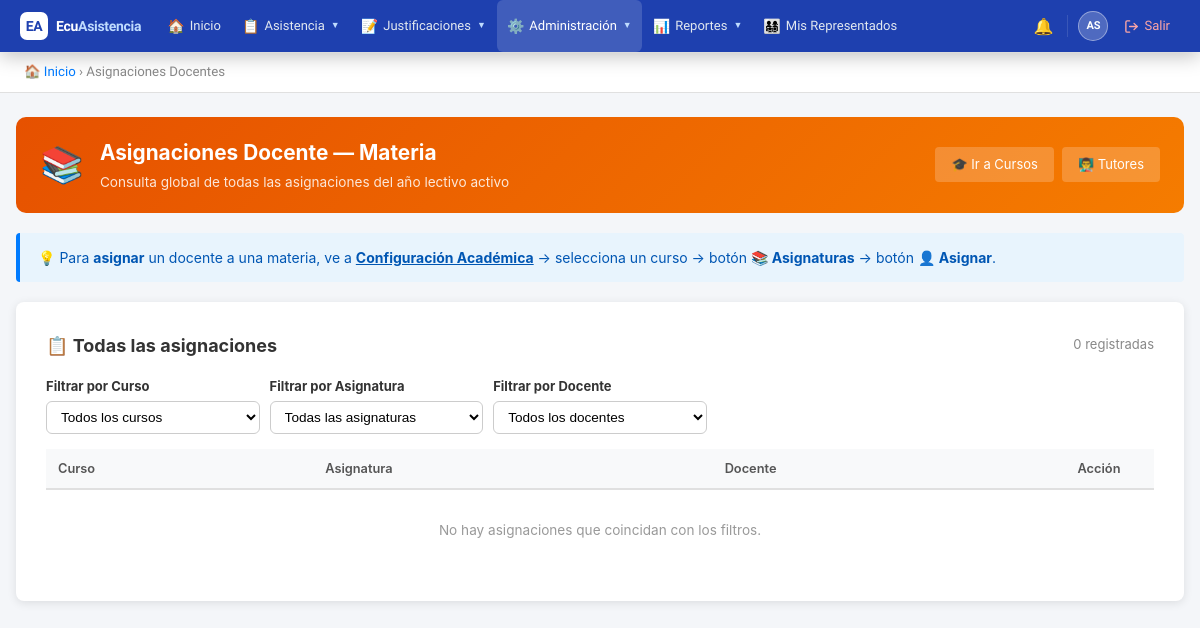
Before: /public/?action=assignments (signed in) with the older database file.
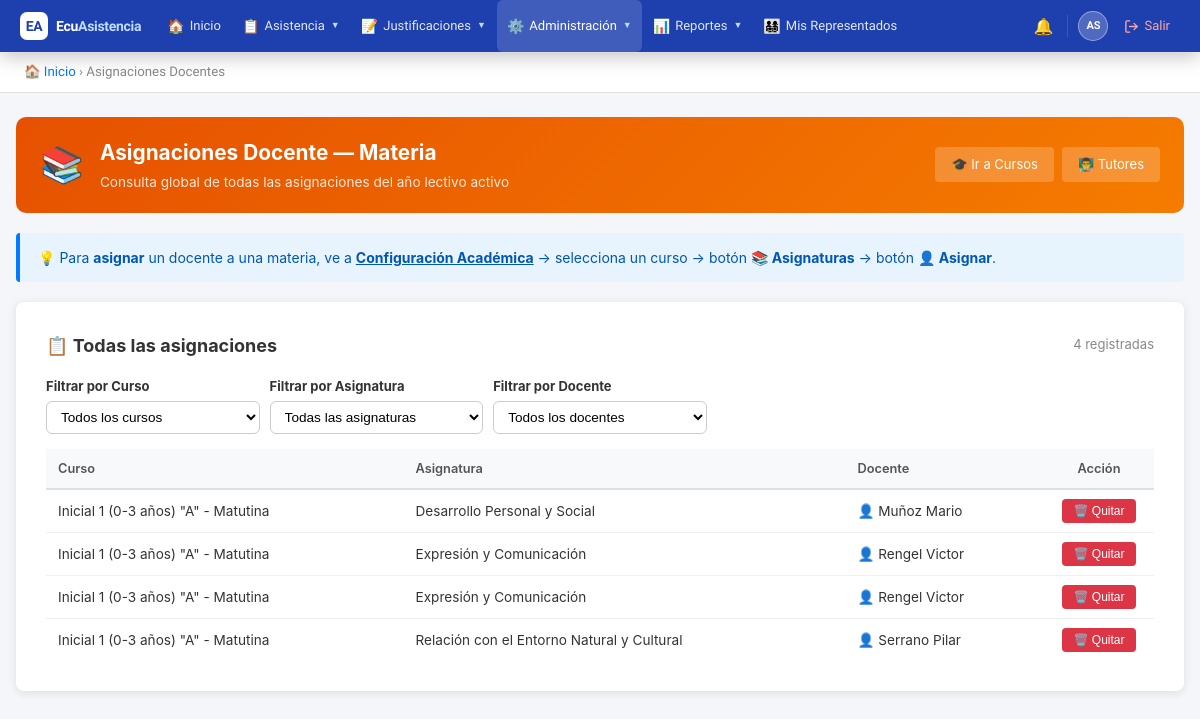
After: the same page with the newer database file.
### tables this page shows
CREATE TABLE `teacher_assignments` (
  `id` int(11) NOT NULL AUTO_INCREMENT,
  `teacher_id` int(11) NOT NULL,
  `course_id` int(11) NOT NULL,
  `subject_id` int(11) NOT NULL,
  `school_year_id` int(11) NOT NULL,
  `is_tutor` tinyint(1) DEFAULT 0,
  `created_at` timestamp NOT NULL DEFAULT current_timestamp(),
  PRIMARY KEY (`id`),
  KEY `teacher_id` (`teacher_id`),
  KEY `course_id` (`course_id`),
  KEY `subject_id` (`subject_id`),
  KEY `school_year_id` (`school_year_id`),
  CONSTRAINT `teacher_assignments_ibfk_1` FOREIGN KEY (`teacher_id`) REFERENCES `users` (`id`),
  CONSTRAINT `teacher_assignments_ibfk_2` FOREIGN KEY (`course_id`) REFERENCES `courses` (`id`),
  CONSTRAINT `teacher_assignments_ibfk_3` FOREIGN KEY (`subject_id`) REFERENCES `subjects` (`id`),
  CONSTRAINT `teacher_assignments_ibfk_4` FOREIGN KEY (`school_year_id`) REFERENCES `school_years` (`id`)
);

CREATE TABLE `courses` (
  `id` int(11) NOT NULL AUTO_INCREMENT,
  `institution_id` int(11) NOT NULL,
  `school_year_id` int(11) NOT NULL,
  `name` varchar(100) NOT NULL,
  `grade_level` varchar(50) DEFAULT NULL,
  `parallel` varchar(10) DEFAULT NULL,
  `shift_id` int(11) NOT NULL,
  `created_at` timestamp NOT NULL DEFAULT current_timestamp(),
  `updated_at` timestamp NOT NULL DEFAULT current_timestamp() ON UPDATE current_timestamp(),
  PRIMARY KEY (`id`),
  KEY `institution_id` (`institution_id`),
  KEY `school_year_id` (`school_year_id`),
  KEY `shift_id` (`shift_id`),
  CONSTRAINT `courses_ibfk_1` FOREIGN KEY (`institution_id`) REFERENCES `institutions` (`id`),
  CONSTRAINT `courses_ibfk_2` FOREIGN KEY (`school_year_id`) REFERENCES `school_years` (`id`),
  CONSTRAINT `courses_ibfk_3` FOREIGN KEY (`shift_id`) REFERENCES `shifts` (`id`)
);

CREATE TABLE `subjects` (
  `id` int(11) NOT NULL AUTO_INCREMENT,
  `institution_id` int(11) NOT NULL,
  `name` varchar(100) NOT NULL,
  `code` varchar(20) DEFAULT NULL,
  `created_at` timestamp NOT NULL DEFAULT current_timestamp(),
  `updated_at` timestamp NOT NULL DEFAULT current_timestamp() ON UPDATE current_timestamp(),
  PRIMARY KEY (`id`),
  KEY `institution_id` (`institution_id`),
  CONSTRAINT `subjects_ibfk_1` FOREIGN KEY (`institution_id`) REFERENCES `institutions` (`id`)
);

### controllers/AssignmentController.php (called while the page is built, shortened)
<?php
require_once BASE_PATH . '/models/TeacherAssignment.php';
class AssignmentController {
    private $assignmentModel;
    public function __construct() {
        $db = new Database();
        $this->assignmentModel = new TeacherAssignment($db);
    }
    public function index() {
        $assignments = $this->assignmentModel->getAll();
        include BASE_PATH . '/views/assignments/index.php';
    }
}

### config/database.php (called while the page is built)
<?php
class Database {
    private $host = 'localhost';
    private $db = 'ecuasistencia2026';
    private $user = 'root';
    private $pass = '';
    private $charset = 'utf8mb4';
    private $pdo;
    public function connect() {
        if ($this->pdo === null) {
            $dsn = "mysql:host={$this->host};dbname={$this->db};charset={$this->charset}";
            $options = [
                PDO::ATTR_ERRMODE => PDO::ERRMODE_EXCEPTION,
                PDO::ATTR_DEFAULT_FETCH_MODE => PDO::FETCH_ASSOC,
                PDO::ATTR_EMULATE_PREPARES => false,
            ];
            try {
                $this->pdo = new PDO($dsn, $this->user, $this->pass, $options);
            } catch (PDOException $e) {
                die('Error de conexión: ' . $e->getMessage());
            }
        }
        return $this->pdo;
    }
}

### models/TeacherAssignment.php (called while the page is built, shortened)
<?php
class TeacherAssignment {
    private $db;
    public function __construct($database) {
        $this->db = $database->connect();
    }
    public function getAll() {
        $sql = "SELECT ta.*,
                CONCAT(u.last_name, ' ', u.first_name) as teacher_name,
                c.name as course_name,
                s.name as subject_name,
                sy.name as year_name
                FROM teacher_assignments ta
                INNER JOIN users u ON ta.teacher_id = u.id
                INNER JOIN courses c ON ta.course_id = c.id
                INNER JOIN subjects s ON ta.subject_id = s.id
                INNER JOIN school_years sy ON ta.school_year_id = sy.id
                ORDER BY c.name, s.name";
        $stmt = $this->db->query($sql);
        return $stmt->fetchAll();
    }
}

### views/assignments/index.php (the view, shortened to what the changed rows need)
<!DOCTYPE html>
<html lang="es">
<head>
</head>
<body>
<?php include BASE_PATH . '/views/partials/navbar.php'; ?>
<div class="breadcrumb">
    <a href="?action=dashboard">🏠 Inicio</a> &rsaquo; Asignaciones Docentes
</div>
<div class="container">
    <div class="page-header" style="background:linear-gradient(135deg,#e65100,#f57c00);">
        <div class="ph-icon">📚</div>
        <div>
            <h1>Asignaciones Docente — Materia</h1>
            <p>Consulta global de todas las asignaciones del año lectivo activo</p>
        </div>
        <div class="ph-actions">
            <a href="?action=academic" style="padding:8px 16px;background:rgba(255,255,255,0.2);color:white;text-decoration:none;border-radius:4px;font-size:13px;">
                🎓 Ir a Cursos
            </a>
            <a href="?action=tutor_management" style="padding:8px 16px;background:rgba(255,255,255,0.2);color:white;text-decoration:none;border-radius:4px;font-size:13px;">
                👨‍🏫 Tutores
            </a>
        </div>
    </div>
    <div class="info-banner">
        💡 Para <strong>asignar</strong> un docente a una materia, ve a
        <a href="?action=academic" style="color:#0056b3;font-weight:bold;">Configuración Académica</a>
        → selecciona un curso → botón <strong>📚 Asignaturas</strong> → botón <strong>👤 Asignar</strong>.
    </div>
    <div class="card">
        <div style="display:flex;justify-content:space-between;align-items:center;margin-bottom:18px;">
            <h2 style="color:#333;font-size:18px;">📋 Todas las asignaciones</h2>
            <span style="font-size:13px;color:#888;"><?= count($assignments) ?> registradas</span>
        </div>
        <form method="GET" action="">
            <div class="filter-grid">
                <div>
                    <label>Filtrar por Curso</label>
                    <select name="filter_course" onchange="this.form.submit()">
                        <option value="">Todos los cursos</option>
                    </select>
                </div>
                <div>
                    <label>Filtrar por Asignatura</label>
                    <select name="filter_subject" onchange="this.form.submit()">
                        <option value="">Todas las asignaturas</option>
                    </select>
                </div>
                <div>
                    <label>Filtrar por Docente</label>
                    <select name="filter_teacher" onchange="this.form.submit()">
                        <option value="">Todos los docentes</option>
                    </select>
                </div>
            </div>
        </form>
        <table>
            <thead>
                <tr>
                    <th>Curso</th>
                    <th>Asignatura</th>
                    <th>Docente</th>
                    <th style="width:110px;text-align:center;">Acción</th>
                </tr>
            </thead>
            <tbody>
                <?php
                $list = $assignments;
                ?>
                <?php if(empty($list)): ?>
                    <tr><td colspan="4" class="empty-msg">No hay asignaciones que coincidan con los filtros.</td></tr>
                <?php else: ?>
                    <?php foreach($list as $a): ?>
                    <tr>
                        <td><?= htmlspecialchars($a['course_name']) ?></td>
                        <td><?= htmlspecialchars($a['subject_name']) ?></td>
                        <td>👤 <?= htmlspecialchars($a['teacher_name']) ?></td>
                        <td style="text-align:center;">
                            <form method="POST" action="?action=remove_assignment" style="display:inline;">
                                <button type="submit" class="btn-danger"
                                    onclick="return confirmDelete(event,'<?= htmlspecialchars(addslashes($a['teacher_name'])) ?>','<?= htmlspecialchars(addslashes($a['course_name'])) ?>','<?= htmlspecialchars(addslashes($a['subject_name'])) ?>')">
                                    🗑️ Quitar
                                </button>
                            </form>
                        </td>
                    </tr>
                    <?php endforeach; ?>
                <?php endif; ?>
            </tbody>
        </table>
    </div>
</div>
</body>
</html>

Changed rows visible on the page:
added teacher_assignments: course.name "Inicial 1 (0-3 años) \"A\" - Matutina", subject.name "Desarrollo Personal y Social", teacher_name "Muñoz Mario"
added teacher_assignments: course.name "Inicial 1 (0-3 años) \"A\" - Matutina", subject.name "Expresión y Comunicación", teacher_name "Rengel Victor"
added teacher_assignments: course.name "Inicial 1 (0-3 años) \"A\" - Matutina", subject.name "Expresión y Comunicación", teacher_name "Rengel Victor"
added teacher_assignments: course.name "Inicial 1 (0-3 años) \"A\" - Matutina", subject.name "Relación con el Entorno Natural y Cultural", teacher_name "Serrano Pilar"
Other visible differences:
count($assignments): "0" → "4"
text no longer shown: "No hay asignaciones que coincidan con los filtros."
